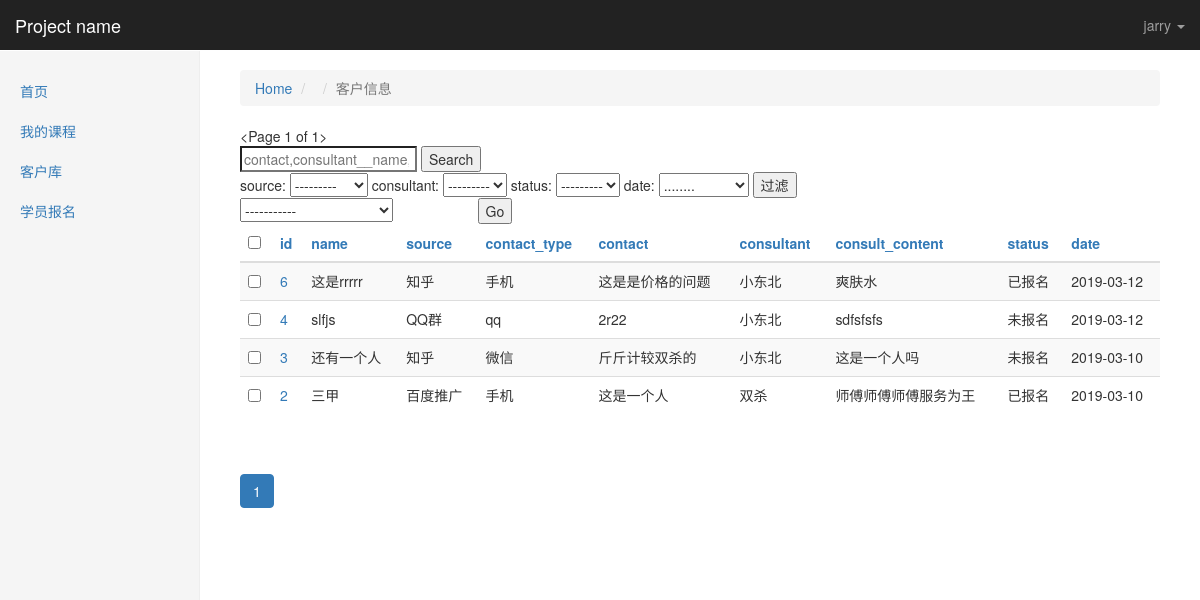
Page /kingadmin/crm/customerinfo (signed in) on the committed database.
### crm/models.py (models this page shows, shortened)
class Menus(models.Model):
    name = models.CharField(max_length=64)
    url_type_choices = ((0,'absolute'),(1,'dynamic'))
    url_type = models.SmallIntegerField(choices=url_type_choices,default=0)
    url_name = models.CharField(max_length=128)
    class Meta:
        unique_together = ('name','url_name')

class CustomerInfo(models.Model):
    name = models.CharField(max_length=64,default=None)
    contact_type_choices = ((0,'qq'),(1,'微信'),(2,'手机'))
    contact_type = models.SmallIntegerField(choices=contact_type_choices,default=0)
    contact = models.CharField(max_length=64,unique=True)
    source_choices = ((0,'QQ群'),
                      (1,'51CTO'),
                      (2,'百度推广'),
                      (3,'知乎'),
                      (4,'转介绍'),
                      (5,'其它'),
                      )
    source = models.SmallIntegerField(choices=source_choices)
    referral_from = models.ForeignKey("self",blank=True,null=True,verbose_name="转介绍")
    consult_courses = models.ManyToManyField("Course",verbose_name="咨询课程")
    consult_content = models.TextField(verbose_name="咨询内容")
    status_choices = ((0,'未报名'),(1,'已报名'),(2,'已退学'))
    status = models.SmallIntegerField(choices=status_choices)
    consultant = models.ForeignKey("UserProfile",verbose_name="课程顾问")
    id_num = models.CharField(max_length=128,blank=True,null=True)
    emergency_contact = models.PositiveIntegerField(blank=True,null=True)
    sex_choices = ((0,'男'),(1,'女'))
    sex = models.PositiveSmallIntegerField(choices=sex_choices,blank=True,null=True)
    date = models.DateField(auto_now_add=True)
    class Meta:
        verbose_name = "客户信息"
        verbose_name_plural = "客户信息"

class UserProfile(models.Model):
    user = models.OneToOneField(User)
    name = models.CharField(max_length=64,verbose_name="姓名")
    role = models.ManyToManyField("Role",blank=True,null=True)
    def __str__(self): #__unicode__
        return self.name

### kingadmin/views.py (the view, shortened to what this page needs)
# urls.py: url(r'^(\w+)/(\w+)$', views.table_obj_list, name='table_obj_list'),
@login_required
def table_obj_list(request, app_name, model_name):
    admin_class = site.enable_admin[app_name][model_name]
    print('......', admin_class)
    queryset = admin_class.model.objects.all().order_by('-id')
    print(request.GET)
    queryset, filter_conditions = get_filter_result(request, queryset)
    queryset = get_serached_result(request, queryset, admin_class)
    admin_class.search_key = request.GET.get('_q', '')
    queryset, sort_column = get_sorted_result(request, queryset, admin_class)
    paginator = Paginator(queryset, admin_class.list_per_page)  # Show 25 contacts per page
    page = request.GET.get('_page')
    try:
        queryset = paginator.page(page)
    except PageNotAnInteger:
        queryset = paginator.page(1)
    except EmptyPage:
        queryset = paginator.page(paginator.num_pages)
    admin_class.filter_conditions = filter_conditions
    return render(request, 'kingadmin/mtable_obj_list.html', {'queryset': queryset, 'admin_class': admin_class, 'sort_column': sort_column, 'model_name': model_name})

### kingadmin/templatetags/kingadmin_tags.py (called while the page is built)
@register.simple_tag
def build_table_row(obj,admin_class, model_name):
    ele = ""
    if admin_class.list_display:
        for index, column_name in enumerate(admin_class.list_display):
            column_obj = admin_class.model._meta.get_field(column_name)
            if column_obj.choices:
                column_date = getattr(obj,'get_%s_display' % column_name)()
            else:
                column_date = getattr(obj, column_name)
            td_ele = "<td>%s</td>" % (column_date)
            if index == 0:
                td_ele = "<td><a href='%s/%s/change/'>%s</a></td>" % (model_name, obj.id, column_date)
            ele += td_ele
    else:
        td_ele = "<td><a href='%s/%s/change/'>%s</a></td>" % (model_name, obj.id, obj)
        ele += td_ele
    return mark_safe(ele)

@register.simple_tag
def render_paginator(queryset, admin_class, sort_column):
    ele = """<ul class = 'pagination'>"""
    for i in queryset.paginator.page_range:
        active = ''
        filter_ele = render_filtered_args(admin_class)
        if abs(queryset.number - i) < 2:
            sort_ele = ''
            if sort_column:
                sort_ele = '&_o=%s' % list(sort_column.values())[0]
            if queryset.number == i:
                active = 'active'
            p_ele = '<li class="%s"><a href="?_page=%s%s%s">%s</a></li>' % (active, i, filter_ele, sort_ele, i)
            ele += p_ele
    ele += """</ul>"""
    return mark_safe(ele)

@register.simple_tag
def get_sorted_column(column, sort_column, forloop):
    if column in sort_column:
        last_sort_column = sort_column[column]
        if last_sort_column.startswith('-'):
            this_time_current_sort = last_sort_column.strip('-')
        else:
            this_time_current_sort = '-%s' % last_sort_column
        return this_time_current_sort
    else:
        return forloop

@register.simple_tag
def render_sorted_arrow (column, sorted_column):
    if column in sorted_column:
        last_sort_column = sorted_column[column]
        if last_sort_column.startswith('-'):
            arrow_direction = 'bottom'
        else:
            arrow_direction = 'top'
        ele = '''<span class="glyphicon glyphicon-triangle-%s" aria-hidden="true"></span>''' % arrow_direction
        return mark_safe(ele)
    else:
        return ''

@register.simple_tag
def get_current_sorted_column_index(sorted_column) :
    if sorted_column:
        return list(sorted_column.values())[0]
    else:
        return ''

### kingadmin/templates/kingadmin/mtable_obj_list.html (shortened to what this page needs)
{% extends 'kingadmin/index.html' %}
{% load kingadmin_tags %}
{% block right-content-container %}
    <ol class="breadcrumb">
      <li><a href="/kingadmin/">Home</a></li>
      <li><a href="/kingadmin/{{ app_name }}">{{ app_name }}</a></li>
      <li class="active">{% get_model_verbose_name admin_class %}</li>
    </ol>
    {{ queryset }}
     <form>
            <input type="search" placeholder="{% for s in admin_class.search_fields %}{{ s }},{% endfor %}" name="_q" value="{{ admin_class.search_key }}">
            <input type="submit" value="Search">
     </form>
    <div>
    {% if admin_class.list_filter %}
        <form>
            {% for filter_colnum in admin_class.list_filter %}
                <span>{{ filter_colnum }}:</span>
                {% build_filter_ele filter_colnum admin_class %}
            {% endfor %}
                <input type="submit" value="过滤">
        </form>
    {% endif %}
    </div>
    <div>
        <form method="post" onsubmit="return ActionCheck(this)">{% csrf_token %}
            <div class="row">
                <div class="col-lg-3">
                    <select name="action">
                        <option value="">-----------</option>
                    </select>
                </div>
                <div class="col-lg-2">
                    <input type="submit" value="Go">
                </div>
            </div>
        </form>
    </div>
    <div>
        <table class="table table-striped">
            <thead>
                <tr>
                    {% if admin_class.list_display %}
                        <th><input type="checkbox" onclick="SelectAllObjs(this)"></th>
                        {% for column in admin_class.list_display %}
                            <th><a href="?_o={% get_sorted_column  column sort_column forloop.counter0%}{% render_filtered_args admin_class %}">{{ column }}
                            </a></th>
                        {% endfor %}
                    {% else %}
                        <th>{% get_model_name admin_class %}</th>
                    {% endif %}
                </tr>
            </thead>
            <tbody>
                    {% for obj in queryset %}
                        <tr>
                                <td><input row-select="true" type="checkbox" value="{{ obj.id }}"></td>
                                {% build_table_row obj admin_class model_name%}
                        </tr>
                    {% endfor %}
            </tbody>
    </table>
    </div>
    <div class="pagination">
        {% render_paginator queryset admin_class sort_column%}
    </div>
{% endblock %}

### kingadmin/templates/kingadmin/index.html (shortened to what this page needs)
{% extends 'base.html' %}
{% load kingadmin_tags %}
{% block body %}
<nav class="navbar navbar-inverse navbar-fixed-top">
  <div class="container-fluid">
    <div class="navbar-header">
      <a class="navbar-brand" href="#">{% block pro_name %}Project name{% endblock %}</a>
    </div>
    <div id="navbar" class="navbar-collapse collapse">
      <ul class="nav navbar-nav navbar-right">
        <li class="dropdown ">
          <a href="#" class="dropdown-toggle" data-toggle="dropdown" role="button" >{{ request.user }} <span class="caret"></span></a>
        </li>
      </ul>
    </div>
  </div>
</nav>
<div class="container-fluid">
  <div class="row">
    <div class="col-sm-3 col-md-2 sidebar">
        <ul class="nav nav-sidebar">
            {% helplessaction as crm_obj_all%}
                {% for menu in crm_obj_all %}
                    <li>
                        <a href="{% if menu.url_type == 0 %}{{ menu.url_name }}{% else %}{% url menu.url_name %}{% endif %}">{{ menu.name }}</a>
                    </li>
                {% endfor %}
        </ul>
    </div>
    <div class="col-sm-9 col-sm-offset-3 col-md-10 col-md-offset-2 main">
      {% block right-content-container %}{% endblock %}
    </div>
  </div>
</div>
{% endblock %}

### static/css/dashboard.css (style rules this page uses)
body { padding-top: 50px; }
.navbar-fixed-top { border: 0; }
.sidebar { display: none; }
@media (min-width: 768px) { .sidebar { position: fixed; top: 51px; bottom: 0; left: 0; z-index: 1000; display: block; padding: 20px; overflow-x: hidden; overflow-y: auto; background-color: #f5f5f5; border-right: 1px solid #eee; } }
.nav-sidebar { margin-right: -21px; margin-bottom: 20px; margin-left: -20px; }
.nav-sidebar > li > a { padding-right: 20px; padding-left: 20px; }
.main { padding: 20px; }
@media (min-width: 768px) { .main { padding-right: 40px; padding-left: 40px; } }

### rows in the picture
Menus: name "首页"
Menus: name "我的课程"
Menus: name "客户库"
Menus: name "学员报名"
CustomerInfo: id+name+source "6 这是rrrrr 知乎 手机 这是是价格的问题 小东北 爽肤水 已报名 2019-03-12"
CustomerInfo: id+name+source "4 slfjs QQ群 qq 2r22 小东北 sdfsfsfs 未报名 2019-03-12"
CustomerInfo: id+name+source "3 还有一个人 知乎 微信 斤斤计较双杀的 小东北 这是一个人吗 未报名 2019-03-10"
CustomerInfo: id+name+source "2 三甲 百度推广 手机 这是一个人 双杀 师傅师傅师傅服务为王 已报名 2019-03-10"

### other values in the picture
{{ request.user }} "jarry"
{{ queryset }} "<Page 1 of 1>"
{{ filter_colnum }} "source" "consultant" "status" "date"
{{ column }} "id" "name" "source" "contact_type" "contact" "consultant" "consult_content" "status" "date"
